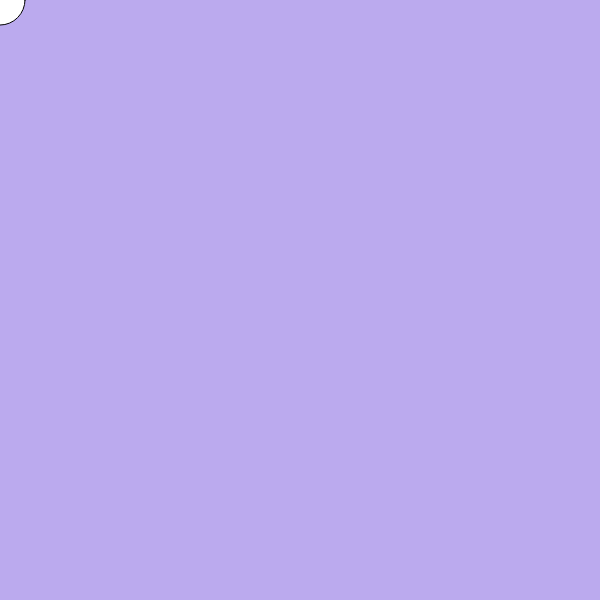
Frame 1 (no input)
Frame 60 (no input): identical to frame 1, image omitted
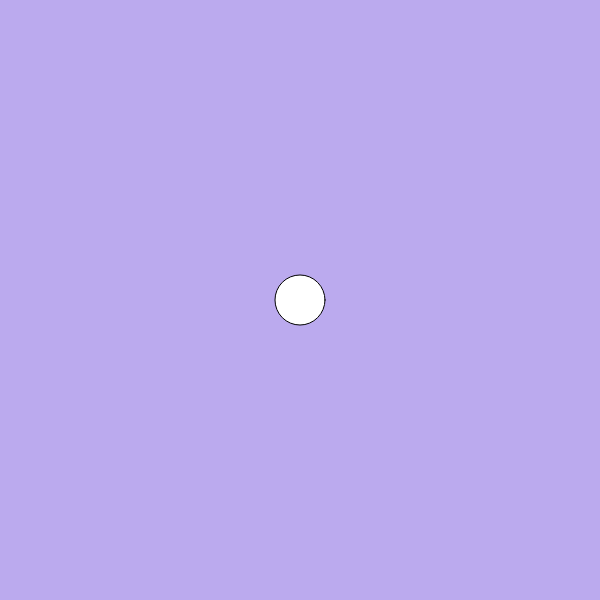
Frame 120 (the mouse pressed at the canvas centre since frame 60)

The p5.js sketch that drew these frames (run headless with seeded random() and noise() and a simulated clock; from frame 60 on, the mouse is pressed at the canvas centre):

// p5.js sketch
// ── sketch.js
function setup(){
    createCanvas(600, 600);
}

//var x = 0;

// Explore the reference section: p5js.org/reference
function draw(){
    background("#bae");
    ellipse(mouseX, mouseY, 50);
    // x = x + 1;
    //x++;

}
